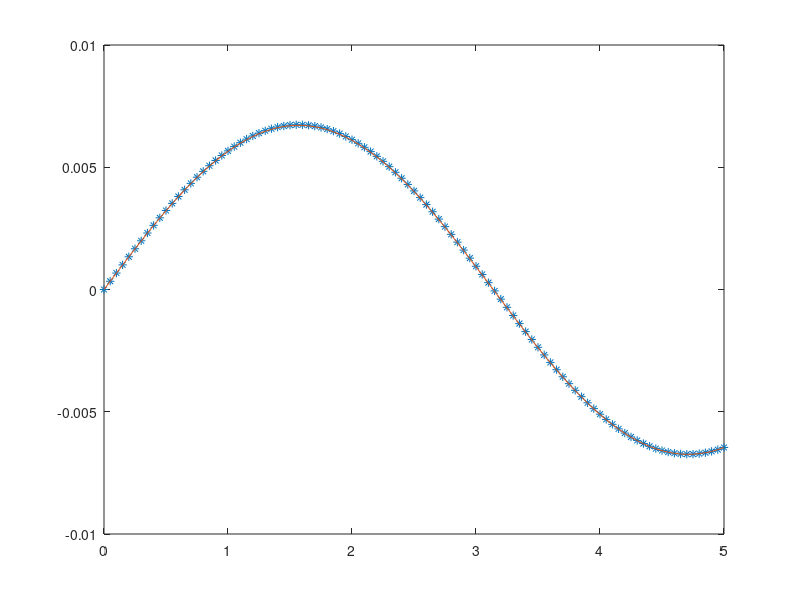

Write the MATLAB code that produced this figure.
L=5;
T=5;
dx = 0.05;
dt = 0.001;
x=0:dx:L;
t=0:dt:T;
u=sin(x).*exp(-T); %original function f(x,t)
  
Nx = length(x);
Nt = length(t);
mu = dt/(dx.*dx);

%Boundary Conditions
R(1,2:Nt) = 0 ;
R(Nx,2:Nt)= sin(x(Nx)) .* exp(-t(2:Nt));

%Initial conditions
R(1:Nx,1) = sin( x(1:Nx));
for n = 1:Nt-1
    for  j=2:Nx-1
    R(j,n+1)= R(j,n) + mu.*( R(j+1,n) - 2.*R(j,n) + R(j-1,n) );
    end
end
plot(x,u,'*')
hold on
plot(x,R(:,Nt),'-')
